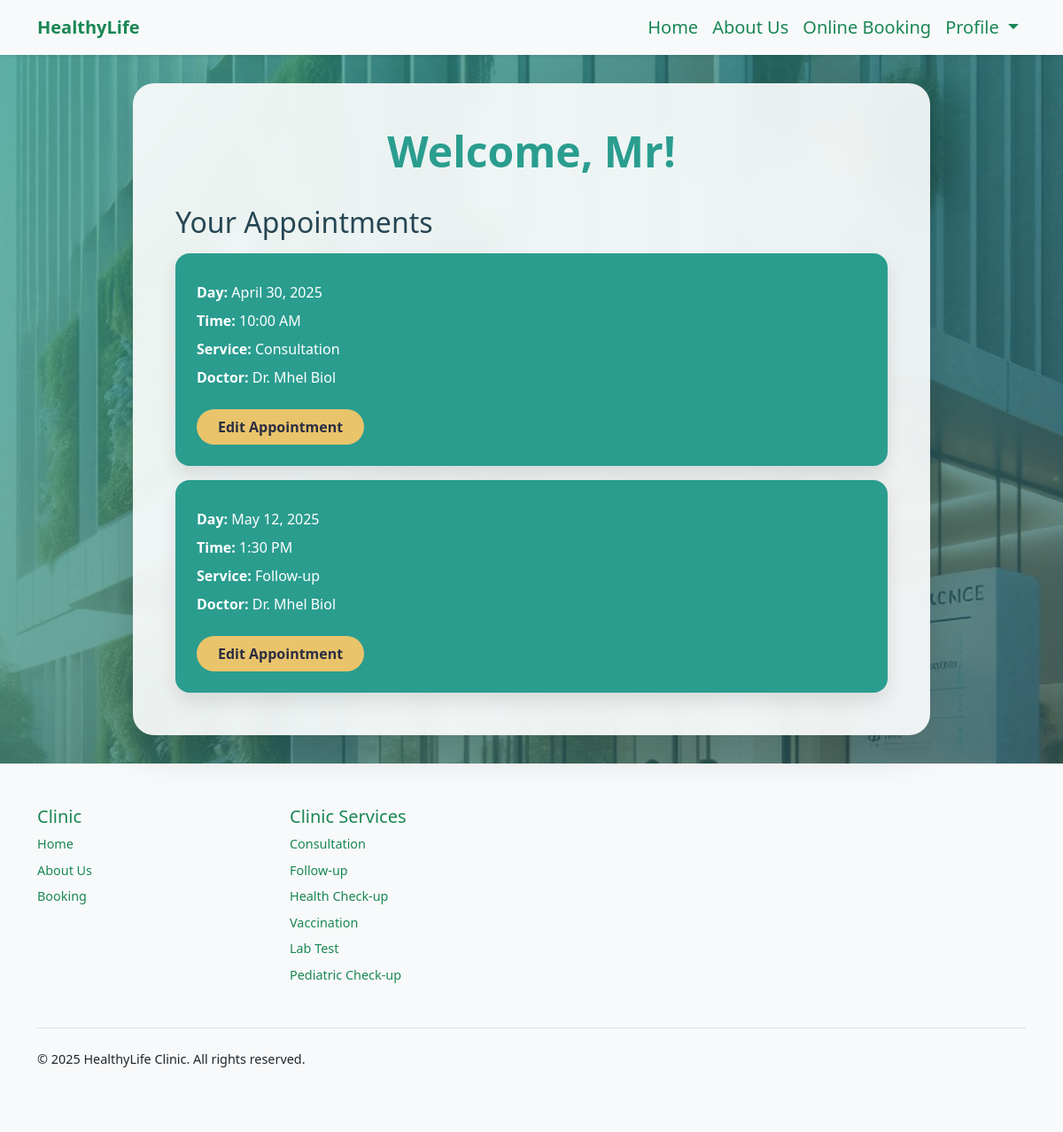
The app's page /user-panel (signed in) with its own data.
### booking/models.py (models this page shows, shortened)
class Appointment(models.Model):
    user = models.ForeignKey(User, on_delete=models.CASCADE, null=True, blank=True)
    service = models.CharField(max_length=50, choices=SERVICE_CHOICES, default="Doctor care")
    doctor = models.CharField(max_length=255, default="Unknown")
    day = models.DateField(default=datetime.now)
    time = models.CharField(max_length=10, choices=TIME_CHOICES, default="3 PM")
    time_ordered = models.DateTimeField(default=datetime.now, blank=True)

### booking/views.py (the view)
# urls.py: path('user-panel', views.userPanel, name='userPanel'),
def userPanel(request):
    user = request.user
    appointments = Appointment.objects.filter(user=user).order_by('day', 'time')
    return render(request, 'userPanel.html', {
        'user':user,
        'appointments':appointments,
    })

### booking/templates/userPanel.html (shortened to what this page needs)
{% extends 'layout.html' %}
{% load static %}
{% block body %}
<section class="hero-section">
    {% if user.is_authenticated %}
    <div class="profile-panel">
        <h1>Welcome, {{ user.first_name }}!</h1>
        {% if appointments.count > 0 %}
        <div class="appointment-list">
            <h2>Your Appointments</h2>
            {% for appointment in appointments %}
            <div class="appointment-card">
                <p><strong>Day:</strong> {{ appointment.day }}</p>
                <p><strong>Time:</strong> {{ appointment.time }}</p>
                <p><strong>Service:</strong> {{ appointment.service }}</p>
                <p><strong>Doctor:</strong> {{ appointment.doctor }}</p>
                <a href="{% url 'userUpdate' appointment.id %}">Edit Appointment</a>
            </div>
            {% endfor %}
        </div>
        {% else %}
        <h2>No Appointments Yet!</h2>
        {% endif %}
    </div>
    {% else %}
    <div class="sign-in-message">
        <h1>Please Sign In</h1>
        <a href="{% url 'login' %}" class="btn btn-primary mt-3">Sign In</a>
    </div>
    {% endif %}
</section>
{% endblock %}

### records on screen
Appointment: day "April 30, 2025", time "10:00 AM", service "Consultation", doctor "Dr. Mhel Biol"
Appointment: day "May 12, 2025", time "1:30 PM", service "Follow-up", doctor "Dr. Mhel Biol"

### other values on screen
{{ user.first_name }} "Mr"
